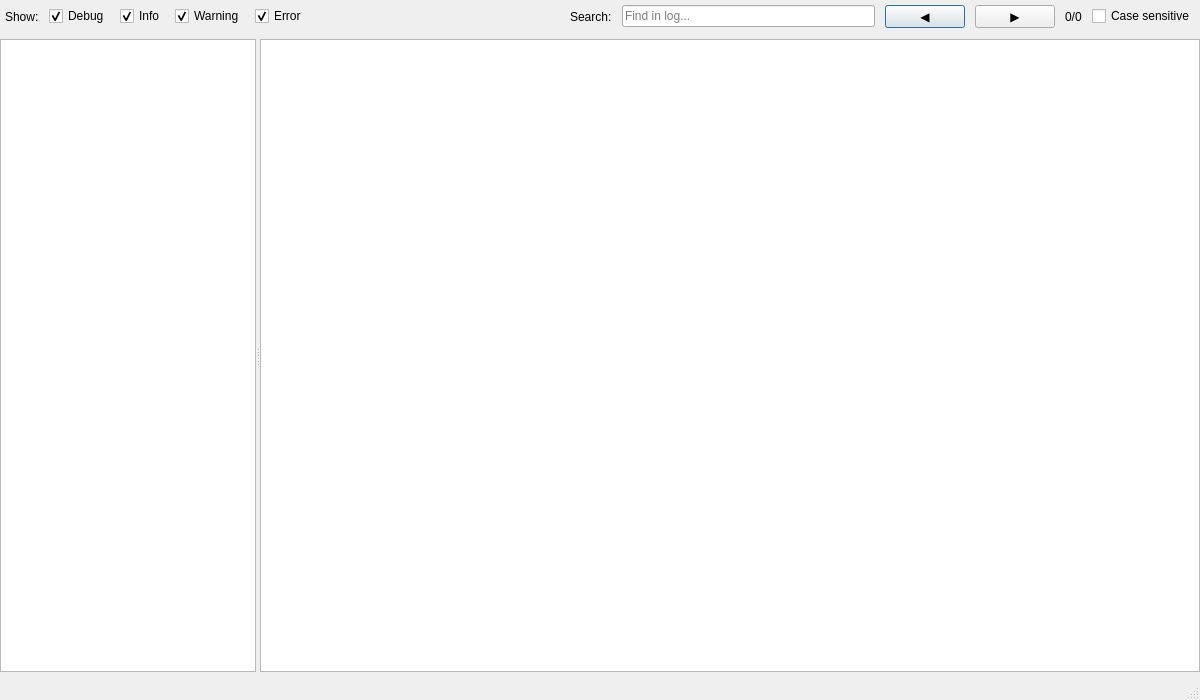
<?xml version="1.0" encoding="UTF-8"?>
<ui version="4.0">
 <class>LogViewer</class>
 <widget class="QDialog" name="LogViewer">
  <property name="geometry">
   <rect>
    <x>0</x>
    <y>0</y>
    <width>1200</width>
    <height>700</height>
   </rect>
  </property>
  <property name="windowTitle">
   <string>Log Viewer</string>
  </property>
  <layout class="QVBoxLayout" name="verticalLayout_main">
   <property name="leftMargin">
    <number>0</number>
   </property>
   <property name="topMargin">
    <number>0</number>
   </property>
   <property name="rightMargin">
    <number>0</number>
   </property>
   <property name="bottomMargin">
    <number>0</number>
   </property>
   <item>
    <layout class="QHBoxLayout" name="topLayout">
     <property name="spacing">
      <number>10</number>
     </property>
     <property name="leftMargin">
      <number>5</number>
     </property>
     <property name="topMargin">
      <number>5</number>
     </property>
     <property name="rightMargin">
      <number>5</number>
     </property>
     <property name="bottomMargin">
      <number>5</number>
     </property>
     <item>
      <widget class="QLabel" name="filterLabel">
       <property name="text">
        <string>Show:</string>
       </property>
      </widget>
     </item>
     <item>
      <widget class="QCheckBox" name="debugCheckbox">
       <property name="text">
        <string>Debug</string>
       </property>
       <property name="checked">
        <bool>true</bool>
       </property>
      </widget>
     </item>
     <item>
      <widget class="QCheckBox" name="infoCheckbox">
       <property name="text">
        <string>Info</string>
       </property>
       <property name="checked">
        <bool>true</bool>
       </property>
      </widget>
     </item>
     <item>
      <widget class="QCheckBox" name="warningCheckbox">
       <property name="text">
        <string>Warning</string>
       </property>
       <property name="checked">
        <bool>true</bool>
       </property>
      </widget>
     </item>
     <item>
      <widget class="QCheckBox" name="errorCheckbox">
       <property name="text">
        <string>Error</string>
       </property>
       <property name="checked">
        <bool>true</bool>
       </property>
      </widget>
     </item>
     <item>
      <spacer name="horizontalSpacer">
       <property name="orientation">
        <enum>Qt::Orientation::Horizontal</enum>
       </property>
       <property name="sizeHint" stdset="0">
        <size>
         <width>40</width>
         <height>20</height>
        </size>
       </property>
      </spacer>
     </item>
     <item>
      <widget class="QLabel" name="searchLabel">
       <property name="text">
        <string>Search:</string>
       </property>
      </widget>
     </item>
     <item>
      <widget class="QLineEdit" name="searchInput">
       <property name="placeholderText">
        <string>Find in log...</string>
       </property>
      </widget>
     </item>
     <item>
      <widget class="QPushButton" name="searchPrevButton">
       <property name="text">
        <string>◀</string>
       </property>
      </widget>
     </item>
     <item>
      <widget class="QPushButton" name="searchNextButton">
       <property name="text">
        <string>▶</string>
       </property>
      </widget>
     </item>
     <item>
      <widget class="QLabel" name="searchCounterLabel">
       <property name="text">
        <string>0/0</string>
       </property>
      </widget>
     </item>
     <item>
      <widget class="QCheckBox" name="caseSensitiveCheckbox">
       <property name="text">
        <string>Case sensitive</string>
       </property>
      </widget>
     </item>
    </layout>
   </item>
   <item>
    <widget class="QSplitter" name="mainSplitter">
     <property name="sizePolicy">
      <sizepolicy hsizetype="Expanding" vsizetype="Expanding">
       <horstretch>0</horstretch>
       <verstretch>0</verstretch>
      </sizepolicy>
     </property>
     <property name="orientation">
      <enum>Qt::Orientation::Horizontal</enum>
     </property>
     <widget class="QListWidget" name="fileListWidget"/>
     <widget class="QPlainTextEdit" name="contentViewer">
      <property name="sizePolicy">
       <sizepolicy hsizetype="Expanding" vsizetype="Expanding">
        <horstretch>100</horstretch>
        <verstretch>0</verstretch>
       </sizepolicy>
      </property>
      <property name="lineWrapMode">
       <enum>QPlainTextEdit::LineWrapMode::NoWrap</enum>
      </property>
      <property name="readOnly">
       <bool>true</bool>
      </property>
     </widget>
    </widget>
   </item>
   <item>
    <widget class="QStatusBar" name="statusBar"/>
   </item>
  </layout>
 </widget>
 <resources/>
 <connections/>
</ui>
